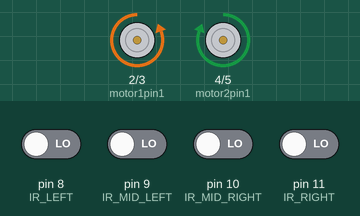
This sketch was run on a simulated Arduino Uno, built with avr-gcc and run on an emulated ATmega328P. Parts: motor-driver pin pairs drawn as motors (green arrow = first pin HIGH = forward, orange = second pin HIGH = backward, longer = more drive). Inputs (shaded band) come from the test bench; at power-on: pin 8 (IR_LEFT), pin 9 (IR_MID_LEFT), pin 10 (IR_MID_RIGHT), pin 11 (IR_RIGHT) LOW.

Above: at 1.7 s.
1.8 s: pin 9 (IR_MID_LEFT) driven HIGH
At 2.3 s:
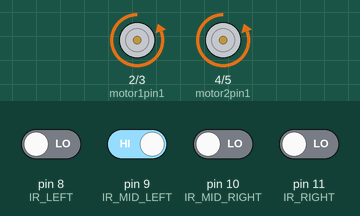
3.3 s: pin 9 (IR_MID_LEFT) driven LOW
At 3.51 s:
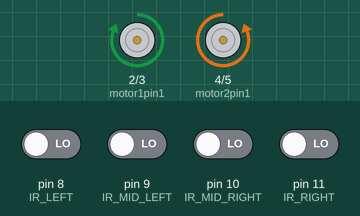
5.3 s: pin 10 (IR_MID_RIGHT) driven HIGH
At 6.2 s:
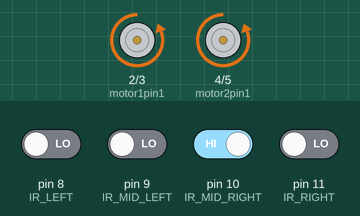
Timing chart, 0 to 8.3 s (numbered marks = the images above; inputs shaded):
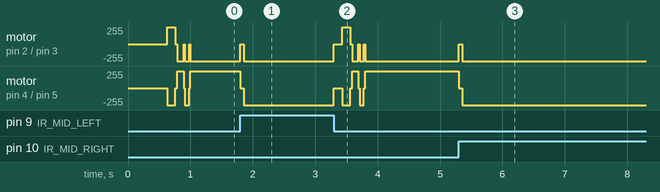

Measured:
- after the input at 1.8 s, motor on pin 2 (motor1pin1) / pin 3 (motor1pin2): backward 255/255 → stopped at once, → backward 255/255 0.05 s later; motor on pin 4 (motor2pin1) / pin 5 (motor2pin2): forward 255/255 → backward 255/255 at once
- after the input at 5.3 s, motor on pin 2 (motor1pin1) / pin 3 (motor1pin2): backward 255/255 → stopped at once, → backward 255/255 0.05 s later; motor on pin 4 (motor2pin1) / pin 5 (motor2pin2): forward 255/255 → backward 255/255 at once
- by itself, motor on pin 4 (motor2pin1) / pin 5 (motor2pin2): alternates forward 255/255 for 0.13 s and backward 255/255 for 0.11 s, 4 changes in all, then stays forward 255/255

The sketch:

Embedded_Systems_Final.ino
```cpp
// ===================== GLOBAL VARIABLES =====================
int allWhiteCounter = 0;

// Sensor pins (RIGHT → LEFT)
const int IR_RIGHT      = 11;
const int IR_MID_RIGHT  = 10;
const int IR_MID_LEFT   = 9;
const int IR_LEFT       = 8;

// Motor pins (L298N)
const int motor1pin1 = 2;
const int motor1pin2 = 3;
const int motor2pin1 = 4;
const int motor2pin2 = 5;


// ===================== MOTOR FUNCTIONS =====================
void forward() {
  digitalWrite(motor1pin1, LOW);
  digitalWrite(motor1pin2, HIGH);
  digitalWrite(motor2pin1, LOW);
  digitalWrite(motor2pin2, HIGH);
}

void left() {
  digitalWrite(motor1pin1, LOW);
  digitalWrite(motor1pin2, HIGH);
  digitalWrite(motor2pin1, HIGH);
  digitalWrite(motor2pin2, LOW);
}

void right() {
  digitalWrite(motor1pin1, HIGH);
  digitalWrite(motor1pin2, LOW);
  digitalWrite(motor2pin1, LOW);
  digitalWrite(motor2pin2, HIGH);
}

void stopMotors() {
  digitalWrite(motor1pin1, LOW);
  digitalWrite(motor1pin2, LOW);
  digitalWrite(motor2pin1, LOW);
  digitalWrite(motor2pin2, LOW);
}


// ===================== U-TURN =====================
void turnAround() {
  while (true) {
    int MR = digitalRead(IR_MID_RIGHT);
    int ML = digitalRead(IR_MID_LEFT);

    if (MR == 1 || ML == 1) {
      stopMotors();
      delay(50);
      forward();
      delay(80);
      stopMotors();
      break;
    }
    left();
    delay(25);
  }
}


// ===================== SETUP =====================
void setup() {
  pinMode(IR_RIGHT, INPUT);
  pinMode(IR_MID_RIGHT, INPUT);
  pinMode(IR_MID_LEFT, INPUT);
  pinMode(IR_LEFT, INPUT);

  pinMode(motor1pin1, OUTPUT);
  pinMode(motor1pin2, OUTPUT);
  pinMode(motor2pin1, OUTPUT);
  pinMode(motor2pin2, OUTPUT);

  Serial.begin(9600);
  delay(500);
}


// ===================== MAIN LOOP =====================
void loop() {
  int R  = digitalRead(IR_RIGHT);
  int MR = digitalRead(IR_MID_RIGHT);
  int ML = digitalRead(IR_MID_LEFT);
  int L  = digitalRead(IR_LEFT);

  int M  = MR || ML;  // middle sees line?


  // ---------- VALIDATED FINISH CHECK ----------
  if (L == 1 && ML == 1 && MR == 1 && R == 1) {
    // Pause & stabilize
    stopMotors();
    delay(40);

    // Move ahead a little to test if black continues
    forward();
    delay(160);
    stopMotors();
    delay(40);

    // Read again
    int R2  = digitalRead(IR_RIGHT);
    int MR2 = digitalRead(IR_MID_RIGHT);
    int ML2 = digitalRead(IR_MID_LEFT);
    int L2  = digitalRead(IR_LEFT);

    if (L2 == 1 && ML2 == 1 && MR2 == 1 && R2 == 1) {
      // REAL FINISH
      stopMotors();
      while(true){}
    }

    // Not a finish → resume navigation
    forward();
    delay(80);
    return;
  }


  // ---------- DEAD-END (ALL WHITE) ----------
  if (L == 0 && ML == 0 && MR == 0 && R == 0) {
    allWhiteCounter++;
  } else {
    allWhiteCounter = 0;
  }

  if (allWhiteCounter > 5) {
    allWhiteCounter = 0;

    // --- PEEK RIGHT FOR HIDDEN PATH ---
    stopMotors();
    delay(30);
    right();
    delay(130);
    stopMotors();
    delay(30);

    int R2  = digitalRead(IR_RIGHT);
    int MR2 = digitalRead(IR_MID_RIGHT);
    int ML2 = digitalRead(IR_MID_LEFT);

    if (R2 == 1 || MR2 == 1 || ML2 == 1) {
      right();
      delay(250);
      stopMotors();
      return;
    }

    // Return to center
    left();
    delay(100);
    stopMotors();
    delay(20);

    // Reveal forward
    forward();
    delay(70);
    stopMotors();
    delay(20);

    // Read again
    R  = digitalRead(IR_RIGHT);
    MR = digitalRead(IR_MID_RIGHT);
    ML = digitalRead(IR_MID_LEFT);
    L  = digitalRead(IR_LEFT);

    if (R || MR || ML || L) return;

    turnAround();
    return;
  }


  // ================= LEFT-HAND RULE =================

  // 1) Prefer LEFT turn
  if (L == 1 && (ML == 1 || MR == 1)) {
    left();
    delay(70);
    return;
  }

  // 2) Go straight if possible
  if (M == 1) {
    forward();
    return;
  }

  // 3) Else take RIGHT
  if (R == 1 && (ML == 1 || MR == 1)) {
    right();
    delay(70);
    return;
  }

  // 4) Drift correction
  if (L == 1) left();
  else if (R == 1) right();
  else stopMotors();

  delay(20);
}
```
